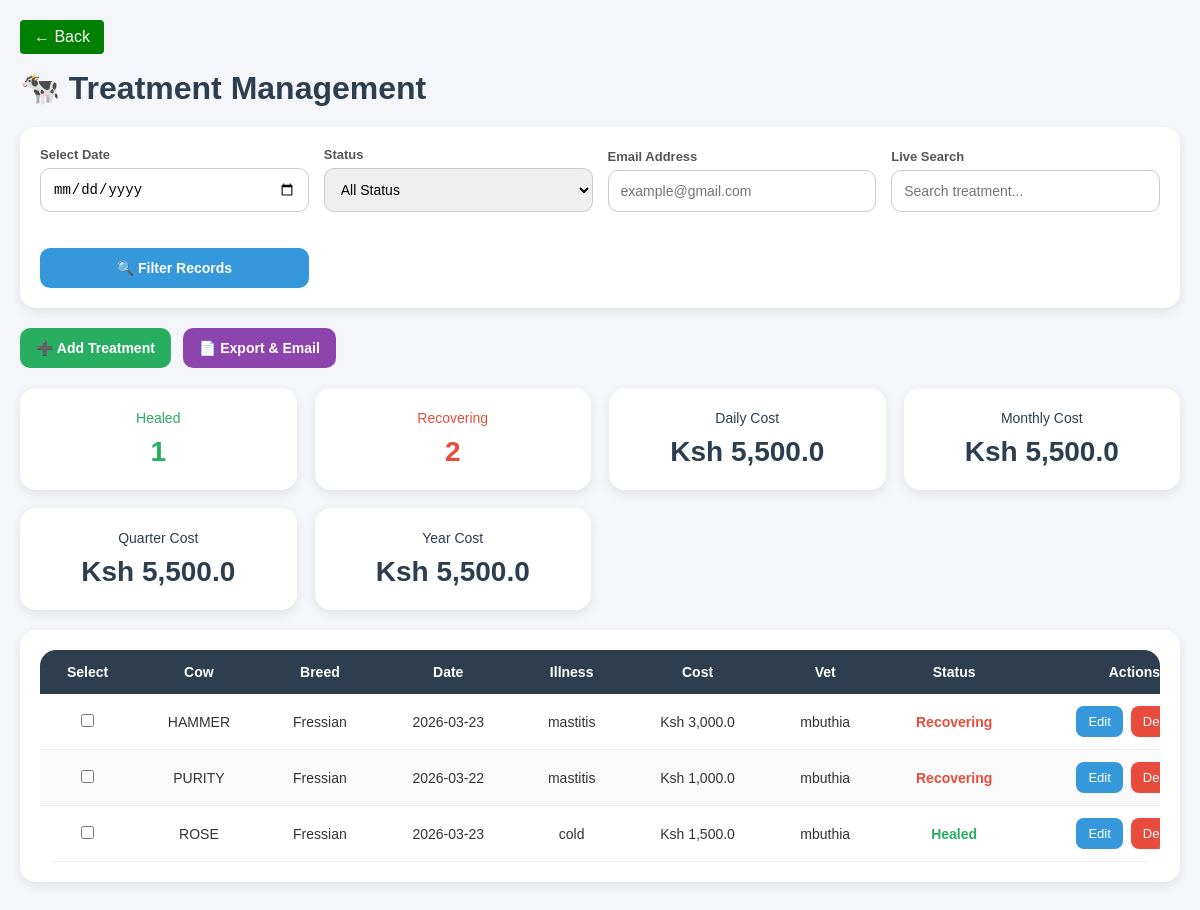
The app's page /treatment (signed in) with its own data.
### models.py (models this page shows)
class Treatment(db.Model):
    id = db.Column(db.Integer, primary_key=True)
    animal_id = db.Column(db.Integer, db.ForeignKey('animal_registry.id'))
    animal = db.relationship("AnimalRegistry")
    date_treated = db.Column(db.Date)
    illness = db.Column(db.String(200))
    cost = db.Column(db.Float)
    vet = db.Column(db.String(100))
    status = db.Column(db.String(20))  # healed / recovering

class AnimalRegistry(db.Model):
    id = db.Column(db.Integer, primary_key=True)
    name = db.Column(db.String(100), nullable=False)
    breed = db.Column(db.String(100))
    dob = db.Column(db.Date, nullable=True)
    category = db.Column(db.String(50))
    sex = db.Column(db.String(20), default="cow")
    mother = db.Column(db.String(100), nullable=True)
    current_shed_id = db.Column(
        db.Integer,
        db.ForeignKey("cow_shed.id"),
        nullable=True
    )

### app.py (the view, shortened to what this page needs)
@app.route("/treatment", methods=["GET", "POST"])
@login_required
def treatment():
    date_str = request.args.get("date")
    status = request.args.get("status")
    data = get_treatment_data(date_str, status)
    return render_template("treatment.html", **data)

### app.py (called while the page is built)
@app.before_request
def require_login():
    if request.endpoint is None:
        return
    allowed = [
        "login",
        "forgot",
        "verify_otp",
        "reset_password",
        "logout",
        "static"
    ]
    if request.endpoint.startswith("static"):
        return
    if not session.get("logged_in") and request.endpoint not in allowed:
        return redirect(url_for("login"))

def login_required(f):
    @wraps(f)
    def wrapper(*args, **kwargs):
        if not session.get("logged_in"):
            return redirect(url_for("login"))
        return f(*args, **kwargs)
    return wrapper

### templates/treatment.html (shortened to what this page needs)
<!DOCTYPE html>
<html lang="en">
<head>
</head>
<body>
<div class="container">
    <a href="/cow_dashboard" class="btn_dashboard">← Back</a>
<div class="page-title">
    🐄 Treatment Management
</div>
<div class="card">
<form method="GET">
<div class="filter-grid">
    <div class="form-group">
        <label>Select Date</label>
        <input
            type="date"
            name="date"
            value="{{ selected_date if selected_date else '' }}"
            class="form-control"
        >
    </div>
    <div class="form-group">
        <label>Status</label>
        <select name="status" class="form-control">
            <option value="">All Status</option>
        </select>
    </div>
    <div class="form-group">
        <label>Email Address</label>
        <input
            type="email"
            name="emails"
            class="form-control"
            placeholder="example@gmail.com"
        >
    </div>
    <div class="form-group">
        <label>Live Search</label>
        <input
            type="text"
            id="searchInput"
            class="form-control"
            placeholder="Search treatment..."
        >
    </div>
    <div class="form-group">
        <label>&nbsp;</label>
        <button type="submit" class="btn filter-btn">
            🔍 Filter Records
        </button>
    </div>
</div>
</form>
</div>
<div class="top-actions">
    <a href="{{ url_for('add_treatment') }}" class="btn add-btn">
        ➕ Add Treatment
    </a>
    <a href="{{ url_for('send_report',
        report_type='treatment',
        date=selected_date,
        status=status,
        emails=request.args.get('emails')) }}"
        class="btn export-btn">
        📄 Export & Email
    </a>
</div>
<div class="summary-grid">
    <div class="summary-card">
        <div class="summary-title healed">
            Healed
        </div>
        <div class="summary-value healed">
            {{ healed_count }}
        </div>
    </div>
    <div class="summary-card">
        <div class="summary-title recovering">
            Recovering
        </div>
        <div class="summary-value recovering">
            {{ recovering_count }}
        </div>
    </div>
    <div class="summary-card">
        <div class="summary-title money">
            Daily Cost
        </div>
        <div class="summary-value money">
            Ksh {{ "{:,}".format(daily_total or 0) }}
        </div>
    </div>
    <div class="summary-card">
        <div class="summary-title money">
            Monthly Cost
        </div>
        <div class="summary-value money">
            Ksh {{ "{:,}".format(month_total or 0) }}
        </div>
    </div>
    <div class="summary-card">
        <div class="summary-title money">
            Quarter Cost
        </div>
        <div class="summary-value money">
            Ksh {{ "{:,}".format(quarter_total or 0) }}
        </div>
    </div>
    <div class="summary-card">
        <div class="summary-title money">
            Year Cost
        </div>
        <div class="summary-value money">
            Ksh {{ "{:,}".format(year_total or 0) }}
        </div>
    </div>
</div>
<form method="POST">
<div class="card">
<div class="table-container">
<table id="treatmentTable">
<thead>
<tr>
<th>Select</th>
<th>Cow</th>
<th>Breed</th>
<th>Date</th>
<th>Illness</th>
<th>Cost</th>
<th>Vet</th>
<th>Status</th>
<th>Actions</th>
</tr>
</thead>
<tbody>
{% for r in records %}
<tr>
<td>
    <input type="checkbox" name="treatment_ids" value="{{ r.id }}">
</td>
<td>{{ r.animal.name }}</td>
<td>{{ r.animal.breed }}</td>
<td>{{ r.date_treated }}</td>
<td>{{ r.illness }}</td>
<td>
    Ksh {{ "{:,}".format(r.cost) }}
</td>
<td>{{ r.vet }}</td>
<td>
{% if r.status == "healed" %}
<span class="status-healed">
    Healed
</span>
{% else %}
<span class="status-recovering">
    Recovering
</span>
{% endif %}
</td>
<td>
<div class="action-buttons">
<a href="{{ url_for('edit_treatment', id=r.id) }}"
   class="edit-btn">
    Edit
</a>
<a href="{{ url_for('delete_treatment', id=r.id) }}"
   class="del-btn"
   onclick="return confirm('Delete this record?')">
    Delete
</a>
</div>
</td>
</tr>
{% endfor %}
</tbody>
</table>
</div>
</div>
</form>
</div>
</body>
</html>

### templates/treatment.html (style rules this page uses)
* { margin:0; padding:0; box-sizing:border-box; }
body { font-family:Arial, sans-serif; background:#f4f6f9; padding:20px; color:#333; }
.container { max-width:1500px; margin:auto; }
.page-title { font-size:32px; font-weight:bold; color:#2c3e50; margin-bottom:20px; }
.card { background:white; border-radius:16px; padding:20px; margin-bottom:20px; box-shadow:0 4px 12px rgba(0,0,0,0.08); }
.filter-grid { display:grid; grid-template-columns:repeat(auto-fit,minmax(220px,1fr)); gap:15px; align-items:end; }
.form-group { display:flex; flex-direction:column; }
.form-group label { font-size:13px; font-weight:bold; margin-bottom:6px; color:#555; }
.form-control { padding:12px; border-radius:10px; border:1px solid #ccc; outline:none; font-size:14px; width:100%; }
.btn { padding:12px 16px; border:none; border-radius:10px; color:white; font-weight:bold; cursor:pointer; text-decoration:none; font-size:14px; transition:0.3s; display:flex; align-items:center; justify-content:center; min-width:150px; }
.filter-btn { background:#3498db; }
.add-btn { background:#27ae60; }
.export-btn { background:#8e44ad; }
.edit-btn { background:#3498db; padding:8px 12px; border-radius:8px; color:white; text-decoration:none; font-size:13px; }
.del-btn { background:#e74c3c; padding:8px 12px; border-radius:8px; color:white; text-decoration:none; font-size:13px; }
.top-actions { display:flex; flex-wrap:wrap; gap:12px; margin-bottom:20px; }
.summary-grid { display:grid; grid-template-columns:repeat(auto-fit,minmax(220px,1fr)); gap:18px; margin-bottom:20px; }
.summary-card { background:white; padding:22px; border-radius:16px; box-shadow:0 4px 12px rgba(0,0,0,0.08); text-align:center; }
.summary-title { font-size:14px; margin-bottom:10px; color:#666; }
.summary-value { font-size:28px; font-weight:bold; }
.healed { color:#27ae60; }
.recovering { color:#e74c3c; }
.money { color:#2c3e50; }
.table-container { overflow:auto; border-radius:16px; }
table { width:100%; border-collapse:collapse; min-width:1200px; background:white; }
th { background:#2c3e50; color:white; padding:14px 10px; font-size:14px; position:sticky; top:0; }
td { padding:12px 10px; border-bottom:1px solid #eee; text-align:center; font-size:14px; }
tr:nth-child(even) { background:#fafafa; }
.status-healed { color:#27ae60; font-weight:bold; }
.status-recovering { color:#e74c3c; font-weight:bold; }
.action-buttons { display:flex; gap:8px; justify-content:center; flex-wrap:wrap; }
.btn_dashboard { display: inline-block; margin-bottom: 15px; padding: 8px 14px; background: green; color: white; text-decoration: none; border-radius: 4px; }

### records on screen
Treatment: animal.name "HAMMER", animal.breed "Fressian", date_treated "2026-03-23", illness "mastitis", cost "3,000.0", vet "mbuthia", status "Recovering"
Treatment: animal.name "PURITY", animal.breed "Fressian", date_treated "2026-03-22", illness "mastitis", cost "1,000.0", vet "mbuthia", status "Recovering"
Treatment: animal.name "ROSE", animal.breed "Fressian", date_treated "2026-03-23", illness "cold", cost "1,500.0", vet "mbuthia", status "Healed"

### other values on screen
{{ healed_count }} "1"
{{ recovering_count }} "2"
{{ "{:,}".format(daily_total or 0) }} "5,500.0"
{{ "{:,}".format(month_total or 0) }} "5,500.0"
{{ "{:,}".format(quarter_total or 0) }} "5,500.0"
{{ "{:,}".format(year_total or 0) }} "5,500.0"
